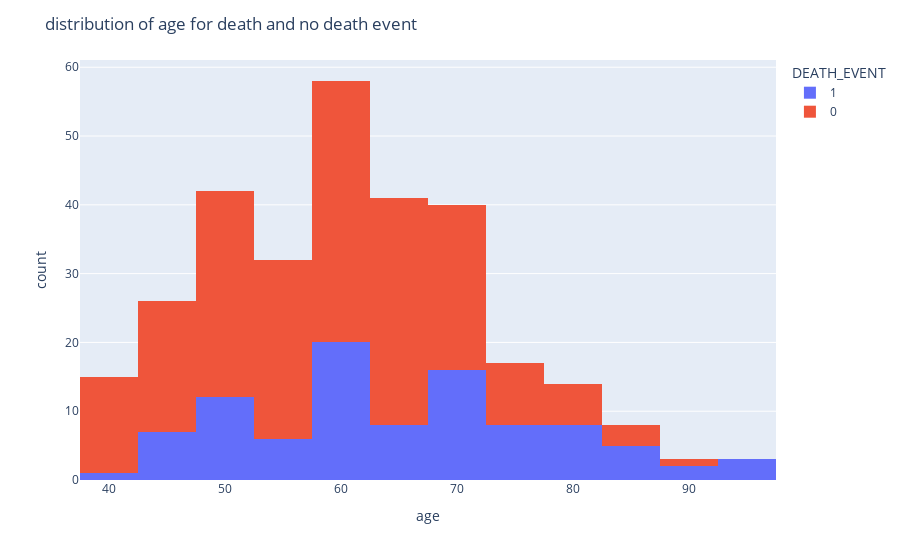

Write notebook code for a chart like this one.
### Markdown cell above
## Age and Death. Which age has most death??

### Code cell
fig = px.histogram(df, x="age", color="DEATH_EVENT")
fig.update_layout(
title = "distribution of age for death and no death event")
fig.show()

### Figure 1 — Plotly figure (JSON) as saved in the notebook; plotly's stock layout.template omitted (floating-point values rounded to 4 significant figures; data arrays with more than 128 entries replaced by an {"elided": "..."} marker saying what was removed)
{"data": [{"alignmentgroup": "True", "bingroup": "x", "hovertemplate": "DEATH_EVENT=1<br>age=%{x}<br>count=%{y}<extra></extra>", "legendgroup": "1", "marker": {"color": "#636efa", "pattern": {"shape": ""}}, "name": "1", "offsetgroup": "1", "orientation": "v", "showlegend": true, "type": "histogram", "x": [75, 55, 65, 50, 65, 90, 75, 60, 65, 80, 75, 62, 45, 50, 82, 87, 45, 70, 48, 65, 68, 75, 80, 95, 70, 58, 82, 94, 85, 50, 65, 69, 90, 82, 60, 70, 50, 70, 60, 50, 51, 60, 80, 57, 68, 53, 60, 70, 60, 95, 49, 72, 45, 50, 45, 60, 42, 72, 70, 65, 85, 69, 60, 60, 59, 60, 72, 85, 70, 86, 60, 46, 80, 72, 75, 72, 50, 45, 80, 59, 59, 65, 75, 58, 60.67, 50, 60, 45, 77, 48, 54, 73, 60, 55, 65, 55], "xaxis": "x", "yaxis": "y"}, {"alignmentgroup": "True", "bingroup": "x", "hovertemplate": "DEATH_EVENT=0<br>age=%{x}<br>count=%{y}<extra></extra>", "legendgroup": "0", "marker": {"color": "#EF553B", "pattern": {"shape": ""}}, "name": "0", "offsetgroup": "0", "orientation": "v", "showlegend": true, "type": "histogram", "x": {"elided": "203 float values"}, "xaxis": "x", "yaxis": "y"}], "layout": {"barmode": "relative", "legend": {"title": {"text": "DEATH_EVENT"}, "tracegroupgap": 0}, "margin": {"t": 60}, "title": {"text": "distribution of age for death and no death event"}, "xaxis": {"anchor": "y", "domain": [0, 1], "title": {"text": "age"}}, "yaxis": {"anchor": "x", "domain": [0, 1], "title": {"text": "count"}}}}
